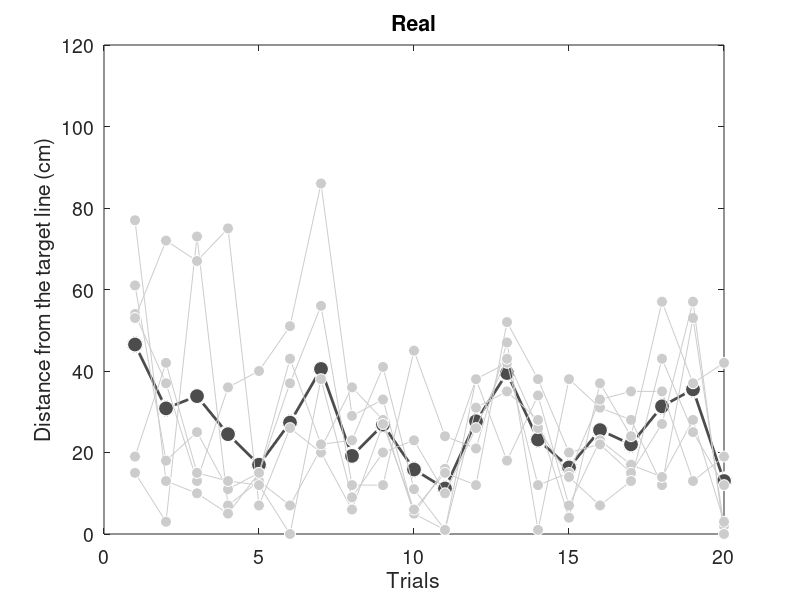

MATLAB code for this plot:
load('scores.mat')

REAL_24h_abs = abs(REAL_24h_diff);
REAL_24h_abs_each = mean(REAL_24h_abs, 2);

x = 1:20;


figure('Position', [100 100 700 400]);
plot(x, REAL_24h_abs_each', '-o', ...
    'LineWidth', 2, ...
    'MarkerSize', 12, ...
    'MarkerFaceColor', dark_gray, ...
    'MarkerEdgeColor', white, ...
    'Color', dark_gray)

ylim([0, 120])
h = gca;
set(h, 'FontSize', 14)

xlabel('Trials')
ylabel('Distance from the target line (cm)')
title('Real')

for i = 1:REAL_number
    hold on
    y = REAL_24h_abs(:,i);
    plot(x, y', '-o', ...
    'MarkerSize', 8, ...
    'MarkerFaceColor', light_gray, ...
    'MarkerEdgeColor', white, ...
    'Color', light_gray)
end

hold off

saveas(gcf,'./data/figures/REAL_24h_test','epsc')
